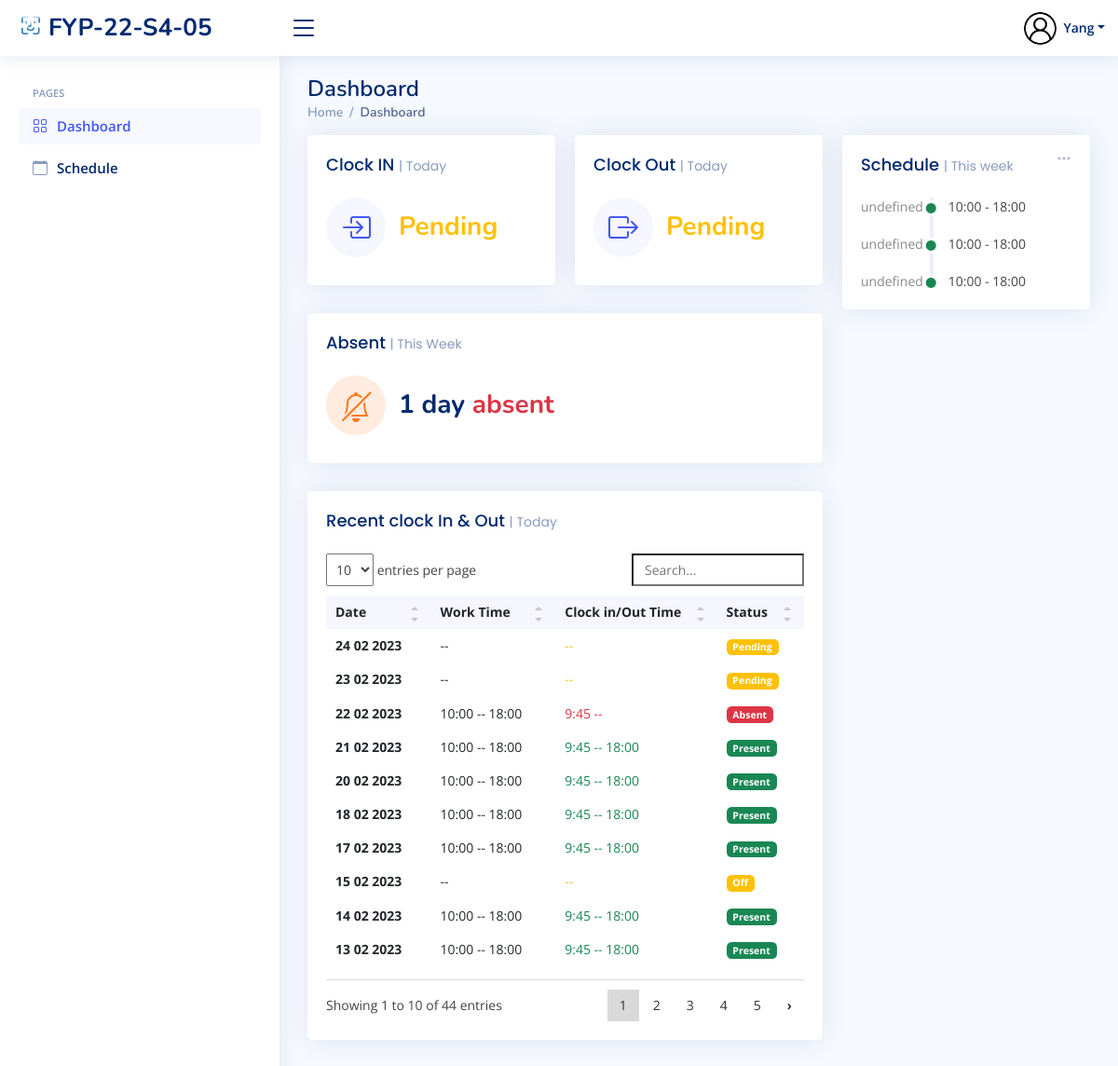
The app's page /employee/employee_home (signed in), older data.
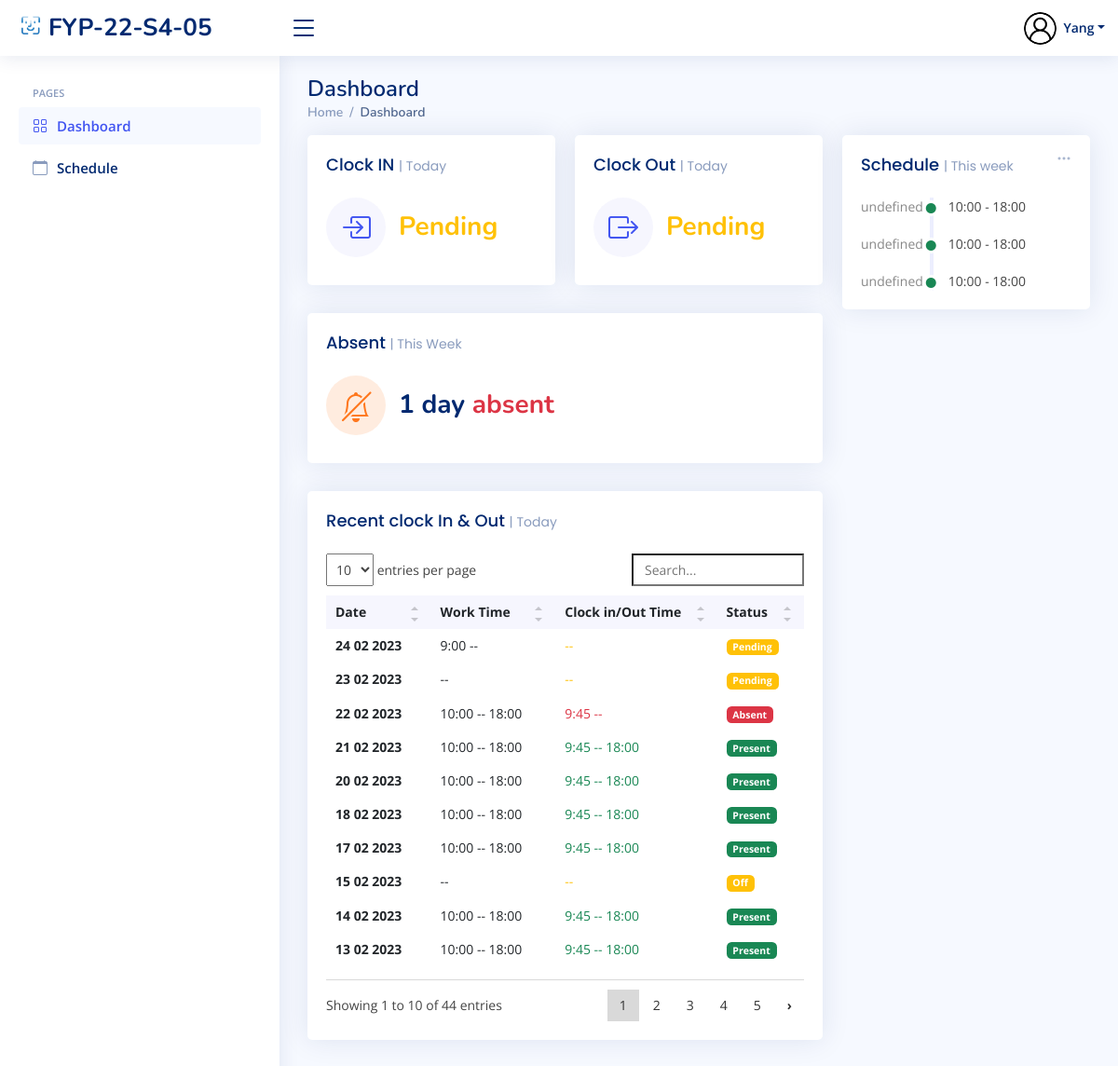
The same page, newer data.
### index/models.py (models this page shows, shortened)
class WorkSchedule(models.Model):
	WorkSchedule_id = models.BigAutoField(primary_key=True)
	Employee = models.ForeignKey(Employee,on_delete=models.CASCADE)
	InTime = models.TimeField(max_length=256, null=True, blank=True)
	OutTime = models.TimeField(max_length=256, null=True, blank=True)
	Mark = models.CharField(max_length=256,null=True)
	StartDate = models.DateField()
	StartTime = models.TimeField(null=True)
	EndTime = models.TimeField(null=True)
	class Meta:
		db_table = 'WorkSchedule'

### index/views/employees.py (the view)
# urls.py: path('employee/employee_home',employees.Employee_home, name='Home'),
def Employee_home(request):
	dt = datetime.strptime(currentDate, '%Y-%m-%d')
	start = dt - timedelta(days=dt.weekday())
	end = start + timedelta(days=6)
	startDate = start.strftime('%Y-%m-%d')
	endDate = end.strftime('%Y-%m-%d')
	Title='Employee Home Page'
	if 'Employee_ID' in request.session:
		fourdates = date.today() - timedelta(days=4)
		currentEmployee = Employee.objects.get(Employee_ID=request.session['Employee_ID'])
		CheckIn = ''
		CheckOut = ''
		Marklist = ['off', 'mc']
		CheckValues = WorkSchedule.objects.filter(Employee_id=request.session['Employee_ID']).filter(
			StartDate=currentDate)
		if CheckValues.exists():
			AttenCheck = WorkSchedule.objects.get(Employee_id=request.session['Employee_ID'], StartDate=currentDate)
			if AttenCheck.Mark != 'Off' or AttenCheck.Mark != 'MC':
				if AttenCheck.InTime is None and AttenCheck.OutTime is not None:
					CheckIn = "Pending"
					CheckOut = AttenCheck.OutTime
				elif AttenCheck.OutTime is None and AttenCheck.InTime is not None:
					CheckIn = AttenCheck.InTime
					CheckOut = "Pending"
				elif AttenCheck.InTime is None and AttenCheck.OutTime is None:
					CheckOut = "Pending"
					CheckIn = "Pending"
				else:
					CheckIn = AttenCheck.InTime
					CheckOut = AttenCheck.OutTime
			else:
				CheckIn = 'OFF'
				CheckOut = 'OFF'
		scheduleWeek = WorkSchedule.objects.filter(Employee_id=request.session['Employee_ID'], StartDate__lte=endDate,StartDate__gte=startDate,
												   StartTime__isnull=False,EndTime__isnull=False).order_by('StartDate')
		CountAsent = WorkSchedule.objects.filter(Employee_id=request.session['Employee_ID'],
												 StartDate__lte=currentDate, StartDate__gte=startDate).exclude(Mark__in=Marklist).filter(Mark='Absent').count()
		RecentData = WorkSchedule.objects.filter(Employee_id=request.session['Employee_ID'],
												 StartDate__lte=currentDate).order_by('-StartDate')
		context = {
			'Role': currentEmployee.Role.Role_ID,
			'Employee_ID': currentEmployee.Employee_ID,
			'Full_Name': currentEmployee.Full_Name,
			'Job_Title': currentEmployee.Job_Title,
			'PFP': currentEmployee.Profile_Image.url,
			'Redata': RecentData,
			'ScheduleWeek': scheduleWeek,
			'count': CountAsent,
			'CheckIn': CheckIn,
			'CheckOut': CheckOut,
			'title': Title,
		}
		return render(request, 'employee/employee_home.html', context)
	else:
		messages.error(request, 'Please login first')
		return redirect('login')

### templates/employee/employee_home.html (shortened to what the changed rows need)
{% extends "index/base.html" %}
{% load static %}
{% load crispy_forms_tags %}
{% block content %}
  <main id="main" class="main">
    <div class="pagetitle">
      <h1>Dashboard</h1>
    </div>
    <section class="section dashboard">
      <div class="row">
        <div class="col-lg-8">
          <div class="row">
            <div class="col-12">
              <div class="card recent-sales overflow-auto">
                <div class="card-body">
                  <table class="table table-borderless datatable">
                    <thead>
                      <tr>
                        <th scope="col">Date</th>
                        <th scope="col">Work Time</th>
                        <th scope="col">Clock in/Out Time</th>
                        <th scope="col">Status</th>
                      </tr>
                    </thead>
                    <tbody>
                      {% for Ad in Redata %}
                      <tr>
                        <th scope="row">{{ Ad.StartDate|date:'d m Y' }}</th>
                        <td>{{ Ad.StartTime |date:"G:i"}}  --   {{ Ad.EndTime |date:"G:i"}}</td>
                        {% if Ad.Mark in 'Present' %}
                        <td><span class ="text-success">{{ Ad.InTime |date:"G:i" }}   --   {{ Ad.OutTime |date:"G:i" }}</span></td>
                        <td><span class="badge bg-success">{{ Ad.Mark }}</span></td>
                        {% elif Ad.Mark in 'Late' %}
                        <td><span class ="text-danger">{{ Ad.InTime |date:"G:i"}} </span>  --   {{ Ad.OutTime |date:"G:i"}}</td>
                        <td><span class="badge bg-success">{{ Ad.Mark }}</span></td>
                        {% elif Ad.Mark in 'Leave early' %}
                        <td>{{ Ad.InTime|date:"G:i" }}   --   <span class ="text-danger">{{ Ad.OutTime |date:"G:i"}} </span></td>
                        <td><span class="badge bg-danger">{{ Ad.Mark }}</span></td>
                        {% elif Ad.Mark in 'Pending' %}
                        <td><span class="text-warning">{{ Ad.InTime|date:"G:i" }}   --   {{ Ad.OutTime |date:"G:i"}}</span></td>
                        <td><span class="badge bg-warning">{{ Ad.Mark }}</span></td>
                        {% elif Ad.Mark in 'Off' %}
                        <td><span class="text-warning">{{ Ad.InTime|date:"G:i" }}   --   {{ Ad.OutTime |date:"G:i"}}</span></td>
                        <td><span class="badge bg-warning">{{ Ad.Mark }}</span></td>
                        {% elif Ad.Mark in 'MC' %}
                        <td><span class="text-warning">{{ Ad.InTime|date:"G:i" }}   --   {{ Ad.OutTime |date:"G:i"}}</span></td>
                        <td><span class="badge bg-warning">{{ Ad.Mark }}</span></td>
                        {% else %}
                        <td><span class ="text-danger">{{ Ad.InTime |date:"G:i"}}   --   {{ Ad.OutTime |date:"G:i"}}</span></td>
                        <td><span class="badge bg-danger">{{ Ad.Mark }}</span></td>
                        {% endif %}
                      </tr>
                      {% endfor %}
                    </tbody>
                  </table>
                </div>
              </div>
            </div>
          </div>
        </div>
      </div>
    </section>
  </main>
{% endblock content %}

Row changes from the older to the newer data that the page shows:
changed WorkSchedule (number 1 of 10 on the later page): StartTime (not shown) → "9:00"
